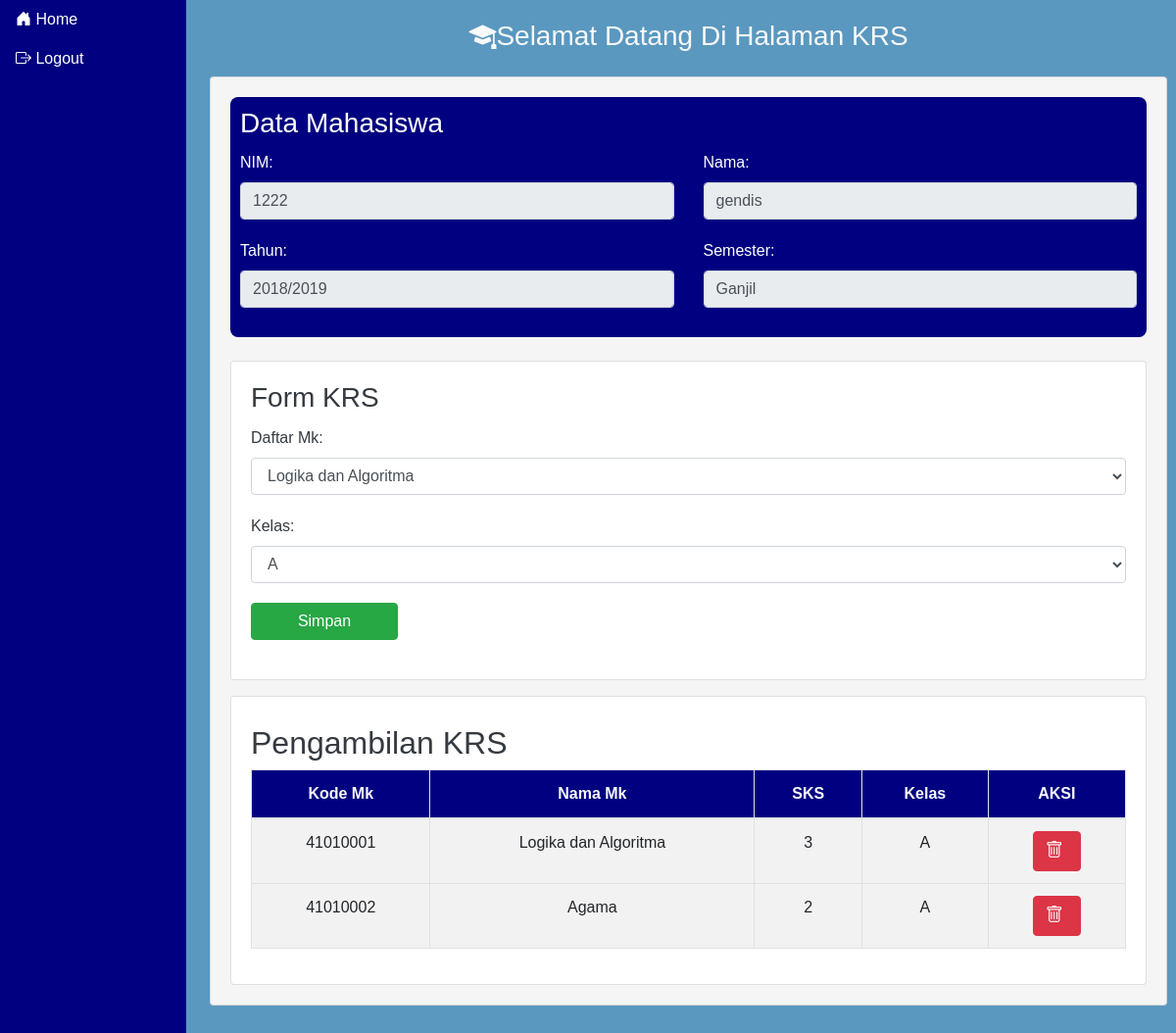
Page /halaman_utama.php (signed in) on the committed database.
### tables this page shows
CREATE TABLE `mahasiswa` (
  `nim` int(10) NOT NULL,
  `nama` varchar(50) NOT NULL,
  `password` varchar(255) NOT NULL,
  `status` enum('Aktif','Pasif') NOT NULL
);

CREATE TABLE `semester` (
  `tahun` varchar(100) NOT NULL,
  `semester` varchar(100) NOT NULL,
  `status` varchar(100) NOT NULL
);

CREATE TABLE `krs2` (
  `kode_mk` int(100) NOT NULL,
  `nama_mk` varchar(100) NOT NULL,
  `sks` int(100) NOT NULL,
  `kelas` varchar(100) NOT NULL
);

### halaman_utama.php (the view, shortened to what this page needs)
<?php
require_once 'config/koneksi.php';
$nim = $_SESSION['nim'];
try {
    $sql_mahasiswa = $con->prepare("SELECT * FROM mahasiswa WHERE nim=? AND status = 1");
    $sql_mahasiswa->bindParam(1, $nim, PDO::PARAM_STR);
    $sql_mahasiswa->execute();
    $mahasiswa = $sql_mahasiswa->fetch(PDO::FETCH_ASSOC);
    $sql_semester_aktif = $con->prepare("SELECT tahun, semester FROM semester ORDER BY tahun DESC LIMIT 1");
    $sql_semester_aktif->execute();
    $semester_aktif = $sql_semester_aktif->fetch(PDO::FETCH_ASSOC);
} catch (PDOException $e) {
    echo "Error: " . $e->getMessage();
    exit();
}
?>
<!DOCTYPE html>
<html lang="en">
<head>
    <link rel="stylesheet" href="https://maxcdn.bootstrapcdn.com/bootstrap/4.5.2/css/bootstrap.min.css">
    <link rel="stylesheet" href="https://cdn.jsdelivr.net/npm/bootstrap-icons@1.11.3/font/bootstrap-icons.min.css">
</head>
<body>
</head>
<body>
    <div class="container-fluid">
    <div class="row">
    <nav id="sidebar" class="col-md-3 col-lg-2 d-md-block sidebar">
        <div class="position-sticky">
        <ul class="nav flex-column">
        <li class="nav-item">
    <a class="nav-link" href="halaman_utama.php"><i class="bi bi-house-door-fill"></i>
            Home
            </a></li>
            <li class="nav-item">
                <a class="nav-link" href="logout.php"> <i class="bi bi-box-arrow-right"></i>
                    Logout
                </a>
            </li>
                </ul>
                </div>
            </nav>
    <div id="main-content" class="col-md-9 ms-sm-auto col-lg-10 px-md-4 text-light">
    <h3 class="text-center"><i class="bi bi-mortarboard-fill"></i>Selamat Datang Di Halaman KRS</h3>
    <div class="card mt-4 card-bg-custom">
    <div class="card-body">
    <form class="student-info">
        <h3 class="card-title">Data Mahasiswa</h3>
            <div class="form-group">
            <div class="row">
            <div class="col-md-6">
                <label for="nim">NIM:</label>
                <input type="text" id="nim" name="nim" class="form-control" value="<?php echo isset($mahasiswa['nim']) ? $mahasiswa['nim'] : ''; ?>" readonly>
                </div>
            <div class="col-md-6">
                <label for="nama">Nama:</label>
                <input type="text" id="nama" name="nama" class="form-control" value="<?php echo isset($mahasiswa['nama']) ? $mahasiswa['nama'] : ''; ?>" readonly>
                </div>
                    </div>
                        </div>
            <div class="form-group">
            <div class="row">
            <div class="col-md-6">
                <label for="tahun">Tahun:</label>
                <input type="text" id="tahun" name="tahun" class="form-control" value="<?php echo isset($semester_aktif['tahun']) ? $semester_aktif['tahun'] : ''; ?>" readonly>
                    </div>
            <div class="col-md-6">
                <label for="semester">Semester:</label>
                <input type="text" id="semester" name="semester" class="form-control" value="<?php echo isset($semester_aktif['semester']) ? $semester_aktif['semester'] : ''; ?>" readonly>
            </div>
                </div>
                    </div>
                        </form>
            <div class="card mt-4 card-bg-broken-white">
            <div class="card-body">
                <h3 class="card-title text-dark">Form KRS</h3>
                <form action="krs_save.php" method="post">
            <div class="form-group">
                <label for="matakuliah" class="form-label text-dark">Daftar Mk:</label>
                <select id="matakuliah" name="matakuliah" class="form-control" required>
                    <?php
                    $x = $con->query("SELECT * FROM matakuliah WHERE semester %2 = 1");
                    while ($row = $x->fetch()) {
                        echo "<option value='{$row['nama_mk']}'>{$row['nama_mk']}</option>";
                    }
                    ?>
                        </select>
                    </div>
            <div class="form-group">
                <label for="kelas" class="form-label text-dark">Kelas:</label>
                <select id="kelas" name="kelas" class="form-control" required>
                    <?php
                    $x = $con->query("SELECT * FROM kelas");
                    while ($row = $x->fetch()) {
                        echo "<option value='{$row['kelas']}'>{$row['kelas']}</option>";
                    }
                    ?>
                </select>
                </div>
            <div class="form-group">
            <button type="submit" class="btn btn-success btn-custom-width mx-auto">Simpan</button>
                            </div>
                        </form>
                    </div>
                </div>
                <div class="card mt-3">
                    <div class="card-body">
                        <h2 class="mt-2 text-dark">Pengambilan KRS</h2>
                        <table class="table bg-whitesmoke table-bordered">
                            <thead class="text-light">
                                <tr>
                                    <th>Kode Mk</th>
                                    <th>Nama Mk</th>
                                    <th>SKS</th>
                                    <th>Kelas</th>
                                    <th>AKSI</th>
                                </tr>
                            </thead>
                            <tbody>
                                <?php
                                $sql_krs = $con->query("SELECT * FROM krs2");
                                while ($row_krs = $sql_krs->fetch()) {
                                    echo "<tr>
                                        <td>{$row_krs['kode_mk']}</td>
                                        <td>{$row_krs['nama_mk']}</td>
                                        <td>{$row_krs['sks']}</td>
                                        <td>{$row_krs['kelas']}</td>
                                        <td>
                                            <a href='delete.php?kode_mk={$row_krs['kode_mk']}' class='btn btn-danger' onclick='return confirm(\"Apakah Anda yakin ingin menghapus data?\")'>
                                                <i class='bi bi-trash'></i>
                                            </a>
                                        </td>
                                    </tr>";
                                }
                                ?>
                            </tbody>
                        </table>
                    </div>
</body>
</html>

### halaman_utama.php (style rules this page uses)
body { font-family: 'Arial', sans-serif; background-color: #5a98bf; }
#sidebar { background-color: navy; color: white; font-weight: 300; height: 105vh; overflow-y: auto; }
#main-content { margin-top: 20px; padding-left: 15px; padding-right: 15px; overflow-y: auto; height: 100vh; }
.container-fluid { padding-left: 0; padding-right: 0; }
#sidebar { background-color: navy; color: white; font-weight: 300; }
#sidebar a { color: white; font-weight: 300; }
.student-info { background-color: navy; color: white; padding: 10px; border-radius: 8px; margin-bottom: 20px; }
.form-group { margin-bottom: 20px; }
#main-content { margin-top: 20px; }
.card-bg-custom { background-color: whitesmoke; }
table { background-color: whitesmoke; width: 90%; margin: auto; text-align: center; }
thead { background-color: navy; color: white; }
th, td { padding: 10px; }
tbody { background-color: #f2f2f2; }
.btn-danger { color: #fff; }
.btn-danger i { font-size: 18px; margin-right: 5px; }
.btn-custom-width { width: 150px; }

### rows in the picture
mahasiswa: nim "1222", nama "gendis"
semester: tahun "2018/2019", semester "Ganjil"
krs2: kode_mk "41010001", nama_mk "Logika dan Algoritma", sks "3", kelas "A"
krs2: kode_mk "41010002", nama_mk "Agama", sks "2", kelas "A"

### other values in the picture
form field matakuliah "Logika dan Algoritma"
form field kelas "A"
